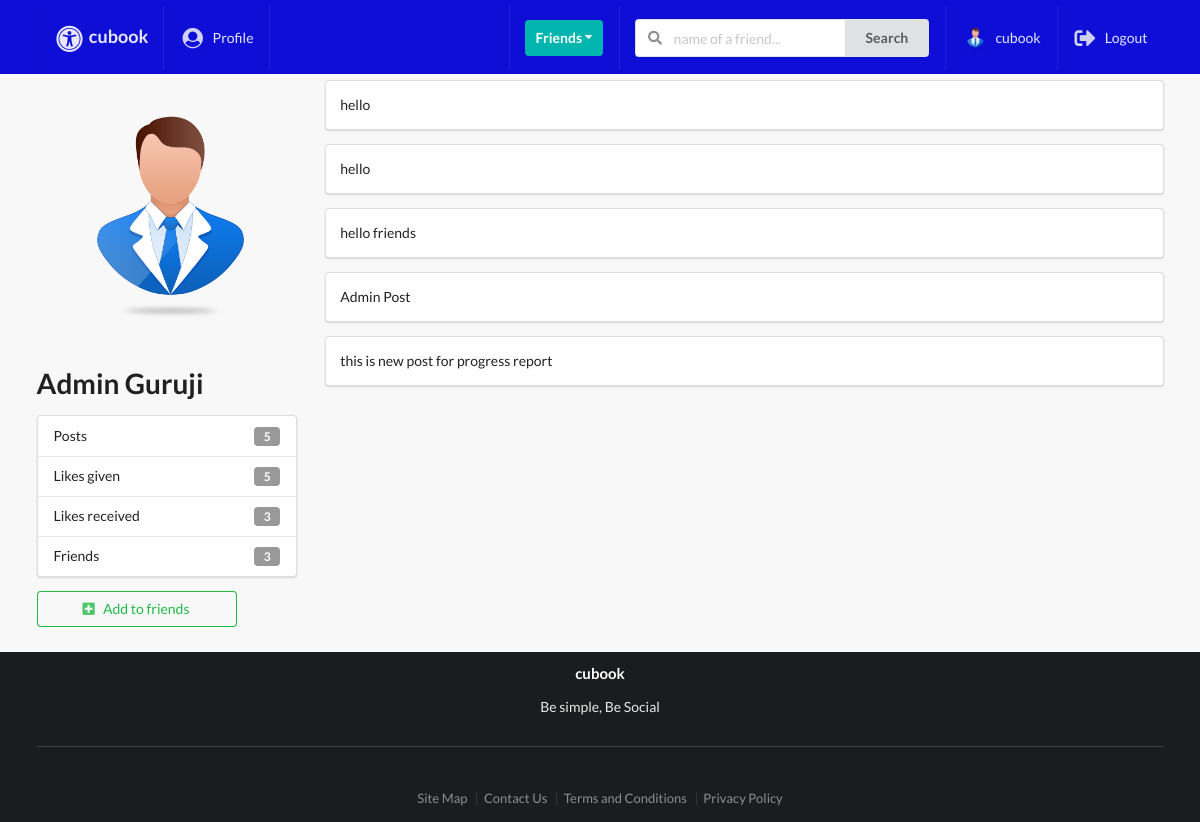
The app's page /profiles/admin-guruji/ (signed in) with its own data.
### profiles/models.py (models this page shows, shortened)
class Profile(models.Model):
    first_name = models.CharField(max_length=200, blank=True)
    last_name = models.CharField(max_length=200, blank=True)
    user = models.OneToOneField(User, on_delete=models.CASCADE)
    bio = models.TextField(default="User has no bio ", max_length=300)
    email = models.EmailField(max_length=200, blank=True)
    country = models.CharField(max_length=200, blank=True)
    avatar = models.ImageField(default='avatar.png', upload_to='avatars/')
    friends = models.ManyToManyField(User, blank=True, related_name='friends')
    slug = models.SlugField(unique=True, blank=True)
    updated = models.DateTimeField(auto_now=True)
    created = models.DateTimeField(auto_now_add=True)
    objects = ProfileManager()
    def get_friends_no(self):
        return self.friends.all().count()
    def get_posts_no(self):
        return self.posts.all().count()
    def get_all_authors_posts(self):
        return self.posts.all()
    def get_likes_given_no(self):
        likes = self.like_set.all()
        total_liked = 0
        for item in likes:
            if item.value=='Like':
                total_liked += 1
        return total_liked
    def get_likes_recieved_no(self):
        posts = self.posts.all()
        total_liked = 0
        for item in posts:
            total_liked += item.liked.all().count()
        return total_liked
    __initial_first_name = None
    __initial_last_name = None
    def __init__(self, *args, **kwargs):
        super().__init__(*args, **kwargs)
        self.__initial_first_name = self.first_name
        self.__initial_last_name = self.last_name

### posts/models.py (models this page shows, shortened)
class Like(models.Model):
    user = models.ForeignKey(Profile, on_delete=models.CASCADE)
    post = models.ForeignKey(Post, on_delete=models.CASCADE)
    value = models.CharField(choices=LIKE_CHOICES, max_length=8)
    updated = models.DateTimeField(auto_now=True)
    created = models.DateTimeField(auto_now_add=True)

class Post(models.Model):
    content = models.TextField()
    image = models.ImageField(upload_to='posts',validators=[FileExtensionValidator(['png','jpg','jpeg','gif'])], blank=True)
    liked = models.ManyToManyField(Profile,blank = True,related_name = 'likes')
    updated = models.DateTimeField(auto_now = True)
    created = models.DateTimeField(auto_now_add = True)
    author = models.ForeignKey(Profile, on_delete = models.CASCADE,related_name='posts')
    class Meta:
        ordering = ('-created',)

### profiles/views.py (the view)
# urls.py: path('<slug>/',ProfileDetailView.as_view(),name='profile-detail-view'),
class ProfileDetailView(LoginRequiredMixin, DetailView):
    model = Profile
    template_name = 'profiles/detail.html'
    def get_context_data(self, **kwargs):
        context = super().get_context_data(**kwargs)
        user = User.objects.get(username__iexact=self.request.user)
        profile = Profile.objects.get(user=user)
        rel_r = Relationship.objects.filter(sender=profile)
        rel_s = Relationship.objects.filter(receiver=profile)
        rel_receiver = []
        rel_sender = []
        for item in rel_r:
            rel_receiver.append(item.receiver.user)
        for item in rel_s:
            rel_sender.append(item.sender.user)
        context["rel_receiver"] = rel_receiver
        context["rel_sender"] = rel_sender
        context['posts'] = self.get_object().get_all_authors_posts()
        context['len_posts'] = True if len(self.get_object().get_all_authors_posts()) > 0 else False
        return context

### profiles/context_processors.py (called while the page is built)
def profile_pic(request):
    if request.user.is_authenticated:
        profile_obj = Profile.objects.get(user=request.user)
        pic = profile_obj.avatar
        return {'picture': pic}
    return{}

def invitations_received_no(request):
    if request.user.is_authenticated:
        profile_obj = Profile.objects.get(user=request.user)
        qs_count = Relationship.objects.invitations_received(profile_obj).count()
        return {'invites_num': qs_count}
    return{}

### profiles/models.py (called while the page is built)
    def invitations_received(self, receiver):
        qs = Relationship.objects.filter(receiver=receiver, status='send')
        return qs

### profiles/templates/profiles/detail.html (shortened to what this page needs)
{% extends 'base.html' %}
{% block content %}
<div class="ui grid">
    <br>
    <div class="row">
        <div class="four wide column">
            <img class="ui medium rounded image" src={{object.avatar.url}}>
            <h1>{{object.first_name}}  {{object.last_name}}</h1>
            <div class="ui vertical fluid menu">
                <div class="item">
                    Posts
                    <div class="ui label">{{ object.get_posts_no }}</div>
                </div>
                <div class="item">
                    Likes given
                    <div class="ui label">{{ object.get_likes_given_no }}</div>
                </div>
                <div class="item">
                    Likes received
                    <div class="ui label">{{ object.get_likes_recieved_no }}</div>
                </div>
                <div class="item">
                    Friends
                    <div class="ui label">{{ object.get_friends_no }}</div>
                </div>
            </div>
            {% if object.user not in rel_receiver and object.user not in rel_sender %}
                <form action="{% url 'profiles:send-invite' %}" method="POST">
                    <button type="submit" class="ui positive basic button mb-5 w-big"><i class="plus square icon"></i>Add to friends</button>
                </form>
            {% endif %}
        </div>
        <div class="twelve wide column">
            {% if len_posts %}
                {% for post in posts %}
                    <div class="segment ui fluid">
                        {{post.content}}
                    </div>
                {% endfor %}
            {% else %}
                <h1>No posts ...</h1>
            {% endif %}
        </div>
    </div>
</div>
{% endblock content %}

### templates/main/navbar.html (shortened to what this page needs)
{% url 'posts:main-post-view' as path_to_posts %}
{% url 'profiles:my-profile-view' as path_to_profile %}
<div class="ui fixed inverted menu nav mb-7">
    <div class="ui container">
        <a href="{{path_to_posts}}" class="{% if request.path == path_to_posts %}  {% endif %}item">
            <h3><i class="large universal access icon"></i>cubook</h3>
        </a>
        {% if request.user.is_authenticated %}
        <a href="{{path_to_profile}}" class="{% if request.path == path_to_profile %} active {% endif %}item">
            <i class="large user circle icon"></i> Profile
        </a>
        {% endif %}
        <div class="right menu">
            {% if request.user.is_authenticated %}
            <div class="item">
                <div class="ui floating dropdown icon button teal"> Friends
                  <i class="dropdown icon"></i>
                </div>
            </div>
                <div class="item">
                   <form action="" method="GET">
                        <div class="ui action left icon input">
                            <input class="prompt" type="text" name='q' placeholder="name of a friend...">
                            <button type='submit' class="ui button">Search</button>
                        </div>
                    </form>
                </div>
                <a href="{{path_to_profile}}" class="item">
                   <img src={{picture.url}} class="ui avatar image">&nbsp;{{ request.user }}
                </a>
                <a href="{% url 'account_logout' %}" class="ui item">
                 <i class="large sign out alternate icon"></i> Logout
                </a>
            {% else %}
            <a href="{% url 'account_login' %}" class="ui item">
                 <i class="large sign in alternate icon"></i> Login
            </a>
            {% endif %}
        </div>
    </div>
</div>

### static_project/style.css (style rules this page uses)
body { background: #f8f8f8 !important; }
.nav { border-radius: 0px !important; padding: 6px 0 4px 0 !important; background-color: #0e0ed6 !important; }
.mb-7 { margin-bottom: 7px !important; }
.mb-5 { margin-bottom: 5px !important; }
.w-big { width: 200px !important; }

### records on screen
Profile: avatar (placeholder picture), first_name "Admin", last_name "Guruji", get_posts_no "5", get_likes_given_no "5", get_likes_recieved_no "3", get_friends_no "3"
Post: content "hello"
Post: content "hello"
Post: content "hello friends"
Post: content "Admin Post"
Post: content "this is new post for progress report"

### other values on screen
{{ request.user }} "cubook"
